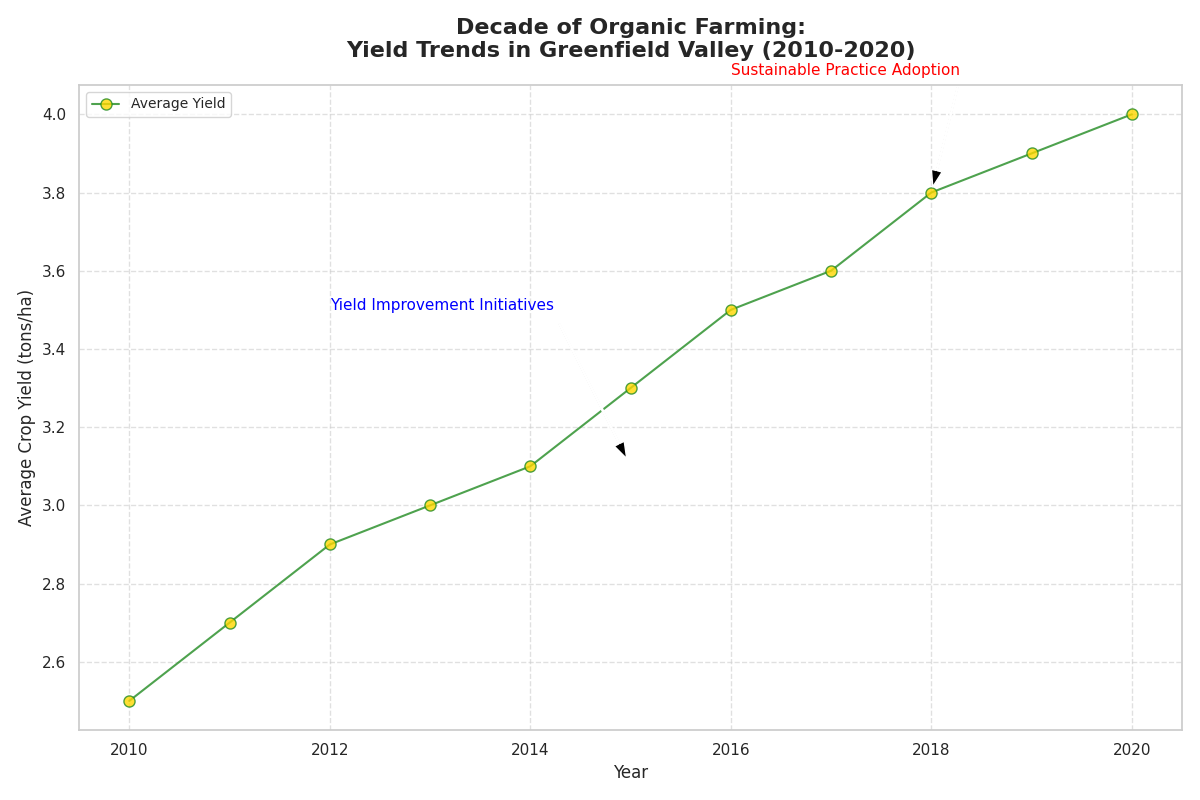

Write Python code to recreate this figure.
import matplotlib.pyplot as plt
import numpy as np

# Years from 2010 to 2020
years = np.arange(2010, 2021)

# Average crop yields (in tons per hectare)
average_yields = np.array([2.5, 2.7, 2.9, 3.0, 3.1, 3.3, 3.5, 3.6, 3.8, 3.9, 4.0])

# Create the line chart without error bars
plt.figure(figsize=(12, 8))
plt.plot(
    years, 
    average_yields, 
    '-o', 
    color='forestgreen', 
    markerfacecolor='gold', 
    markersize=8,
    alpha=0.8
)

# Add titles and labels
plt.title('Decade of Organic Farming:\nYield Trends in Greenfield Valley (2010-2020)', fontsize=16, fontweight='bold', pad=20)
plt.xlabel('Year', fontsize=12)
plt.ylabel('Average Crop Yield (tons/ha)', fontsize=12)

# Add grid and legend
plt.grid(linestyle='--', alpha=0.6)
plt.legend(['Average Yield'], loc='upper left', fontsize=10)

# Annotate significant trends
plt.annotate(
    'Yield Improvement Initiatives', 
    xy=(2015, 3.1), 
    xytext=(2012, 3.5), 
    arrowprops=dict(facecolor='black', shrink=0.05, width=1, headwidth=8), 
    fontsize=11, 
    color='blue'
)
plt.annotate(
    'Sustainable Practice Adoption', 
    xy=(2018, 3.8), 
    xytext=(2016, 4.1), 
    arrowprops=dict(facecolor='black', shrink=0.05, width=1, headwidth=8), 
    fontsize=11, 
    color='red'
)

# Adjust layout to prevent overlap
plt.tight_layout()

# Show the plot
plt.show()
